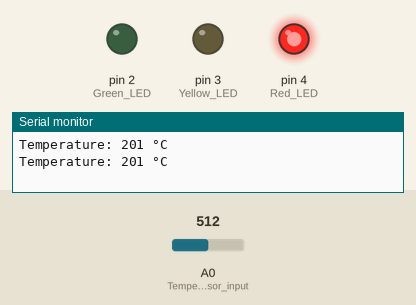
A sketch run on a simulated Arduino Uno, built with avr-gcc and run on an emulated ATmega328P. Shown: output pins drawn as LEDs (lit = HIGH), the last lines printed to the serial monitor. Inputs (shaded band) come from the test bench; at power-on: A0 (Temperature_sensor_input) = 512.

Above: at 1.8 s.
1.9 s: A0 (Temperature_sensor_input) set to 192
3.4 s: A0 (Temperature_sensor_input) set to 164
At 4.6 s:
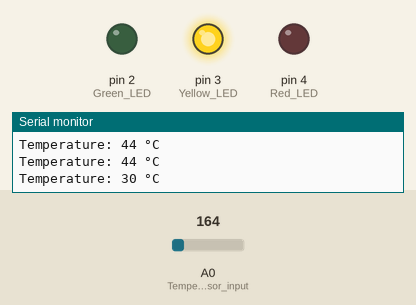
5.5 s: A0 (Temperature_sensor_input) set to 122
At 7.2 s:
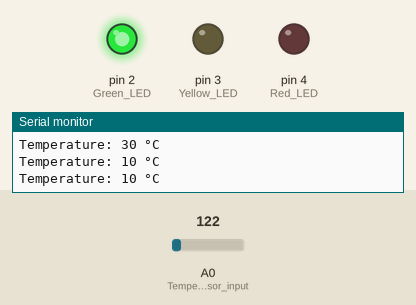
7.5 s: A0 (Temperature_sensor_input) set to 306
At 8.9 s:
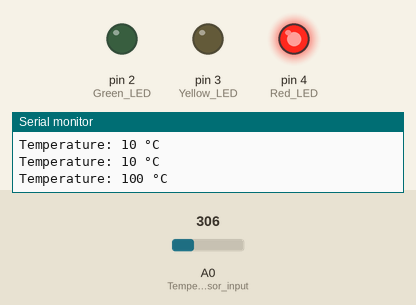
9.5 s: A0 (Temperature_sensor_input) set to 25
At 10.4 s:
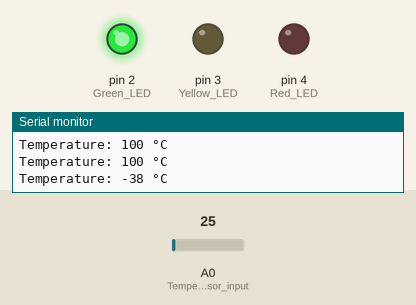
Timing chart, 0 to 12.5 s (numbered marks = the images above; inputs shaded):
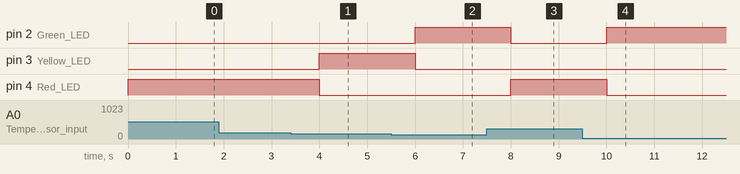

The sketch:

main.ino
```cpp
int celsius = 0;

void setup()
{
  pinMode(A0, INPUT);       // Temperature sensor input
  Serial.begin(9600);       // Initialize serial communication
  pinMode(2, OUTPUT);       // Green LED
  pinMode(3, OUTPUT);       // Yellow LED
  pinMode(4, OUTPUT);       // Red LED
}

void loop()
{
  // Read temperature from the sensor and convert to Celsius
  celsius = map(((analogRead(A0) - 20) * 3.04), 0, 1023, -40, 125);

  // Print temperature to the Serial Monitor
  Serial.print("Temperature: ");
  Serial.print(celsius);
  Serial.println(" °C");

  // Control LEDs based on temperature
  if (celsius < 25) { // Moderate temperature
    digitalWrite(2, HIGH); // Green LED ON
    digitalWrite(3, LOW);  // Yellow LED OFF
    digitalWrite(4, LOW);  // Red LED OFF
  }
  else if (celsius >= 25 && celsius <= 35) { // Hot temperature
    digitalWrite(2, LOW);  // Green LED OFF
    digitalWrite(3, HIGH); // Yellow LED ON
    digitalWrite(4, LOW);  // Red LED OFF
  }
  else if (celsius > 35) { // Very hot temperature
    digitalWrite(2, LOW);  // Green LED OFF
    digitalWrite(3, LOW);  // Yellow LED OFF
    digitalWrite(4, HIGH); // Red LED ON
  }

  delay(1000); // Wait for 1 second before the next reading
}
```

Measured:
- the behaviour switches between 176 and 175 on A0 (Temperature_sensor_input) (found by bisection; images 0 and 1)
- after the input at 3.4 s, pin 3 (Yellow_LED): LOW → HIGH after 0.60 s; pin 4 (Red_LED): HIGH → LOW after 0.60 s
- after the input at 5.5 s, pin 2 (Green_LED): LOW → HIGH after 0.50 s; pin 3 (Yellow_LED): HIGH → LOW after 0.50 s
- after the input at 7.5 s, pin 2 (Green_LED): HIGH → LOW after 0.50 s; pin 4 (Red_LED): LOW → HIGH after 0.50 s
- after the input at 9.5 s, pin 2 (Green_LED): LOW → HIGH after 0.51 s; pin 4 (Red_LED): HIGH → LOW after 0.51 s
